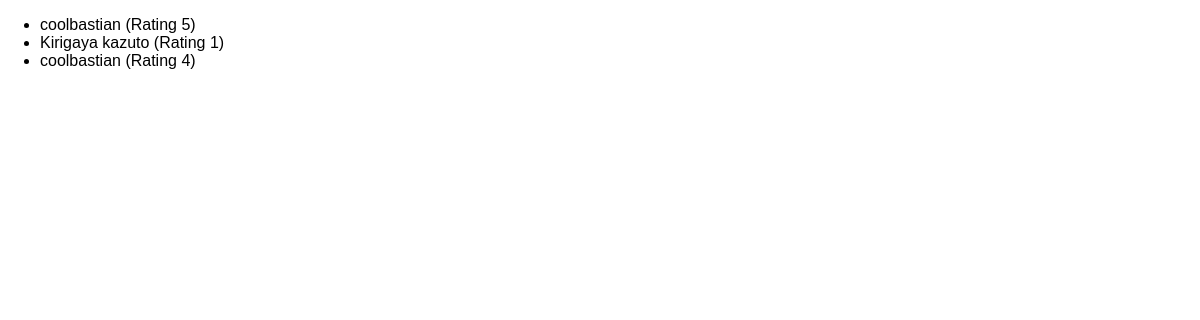
/reviews, run on an earlier commit of the app's database.
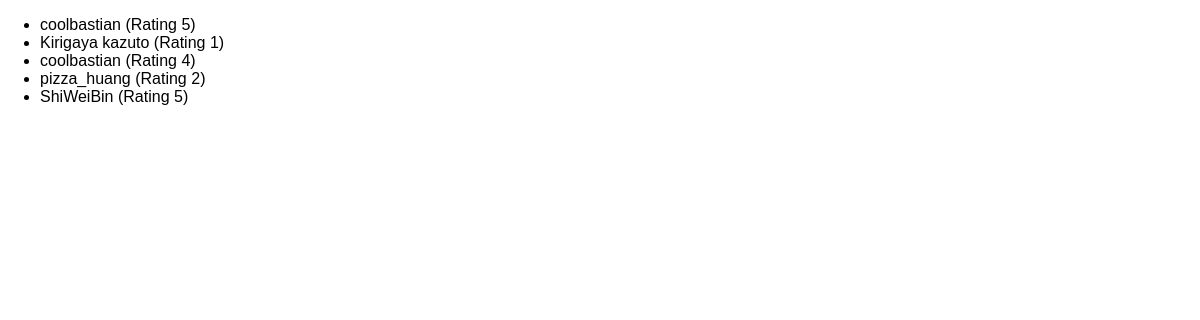
And on a later commit of the database.
### reviews/models.py (models this page shows, shortened)
class Review(models.Model):
    user_name = models.CharField(max_length=100)
    review_text = models.TextField()
    rating = models.IntegerField(validators=[MinValueValidator(1), MaxValueValidator(5)])

### reviews/views.py (the view)
# urls.py: path("reviews", views.ReviewsListView.as_view()),
class ReviewsListView(ListView):
    template_name = "reviews/review_list.html"
    model = Review
    context_object_name = "reviews"

### reviews/templates/reviews/review_list.html (shortened to what this page needs)
{% extends 'reviews/base.html' %}
{% block content %}
    <ul>
        {% for field in reviews %}
            <li>{{ field.user_name }} (Rating {{ field.rating }})</li>
        {% endfor %}
    </ul>
{% endblock %}

### reviews/templates/reviews/base.html (shortened to what this page needs)
{% load static %}
<!DOCTYPE html>
<html lang="en">
<head>
    <link rel="stylesheet" href="{% static "reviews/styles.css" %}">
</head>
<body>
    {% block content %}{% endblock %}
</body>
</html>

### reviews/static/reviews/styles.css (style rules this page uses)
body { font-family: sans-serif; margin: 0; }

What changed in the data, as far as the page shows it:
added Review: user_name "pizza_huang", rating "2"
added Review: user_name "ShiWeiBin", rating "5"
